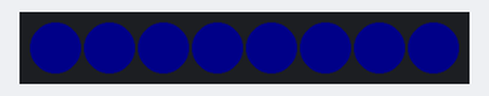
Recording of a sketch running on a simulated Arduino Uno, built with avr-gcc and run on an emulated ATmega328P. On the bench: 8 RGB LEDs in strip order, left to right. Dim RGB values are drawn brighter than linear.

Above: at 0.15 s.
At 37.75 s:
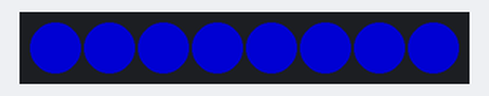
Timing chart, 0 to 40.0 s (numbered marks = the images above):
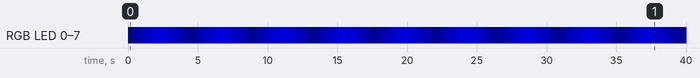

The sketch:

Elliott_Shield_Bracelet.ino
```cpp
#include <Adafruit_NeoPixel.h>
#define LEDPIN 12 // connect the Data from the strip to this pin on the Arduino
#define NUMBER_PIXELS 8 // the number of pixels in your LED strip
Adafruit_NeoPixel strip = Adafruit_NeoPixel(NUMBER_PIXELS, LEDPIN, NEO_GRB + NEO_KHZ800);

int delayTime = 15; // 20 milliseconds

void setup() {
  strip.begin(); // initialize the strip
}

void loop() {
  for (int i=10; i<=150; i++) {
    all_Blue(i); // starting at zero, increase brightness
    delay(delayTime);
  }

  for (int i=150; i>=10; i--) {
    all_Blue(i); // starting at full brightness, go to zero
    delay(delayTime);
  }
}

// a draw all pixels the same color blue with brightness b
void all_Blue(int  b) {
    for (int i=0; i<strip.numPixels(); i++) {
      strip.setPixelColor(i, 0, 0, b);
    }

    strip.show();

}
```

Measured:
- by itself, RGB LED 0–7: off → RGB(0, 0, 10) at 0.00 s, → RGB(0, 0, 30) 0.31 s later, → RGB(0, 0, 50) 0.31 s later, → RGB(0, 0, 70) 0.31 s later, … (129 changes in this stretch)
